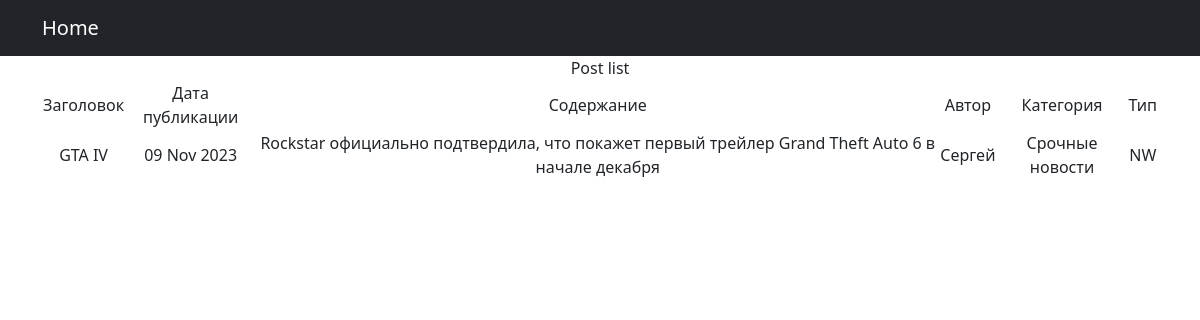
/12/, run on an earlier commit of the app's database.
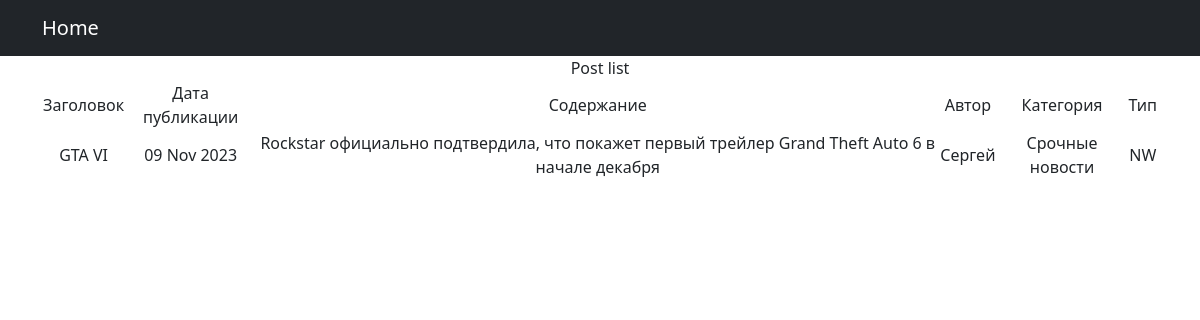
And on a later commit of the database.
### news_p/models.py (models this page shows, shortened)
class Post(models.Model):
    news = 'NW'
    article = "AR"
    POST_TYPE = [(news, 'Новость'), (article, 'Статья'),]
    type = models.CharField(max_length=2, choices=POST_TYPE, default=news)
    date = models.DateTimeField(auto_now_add=True)
    title = models.CharField(max_length=255)
    text = models.TextField()
    rating = models.IntegerField(default=0)
    author = models.ForeignKey(Author, on_delete=models.CASCADE)
    category = models.ManyToManyField(Category, through='PostCategory')

class Author(models.Model):
    user = models.OneToOneField(User, on_delete=models.CASCADE)
    rating = models.IntegerField(default=0)
    def __str__(self):
        return self.user.username.title()

### news_p/views.py (the view)
# urls.py: path('<int:pk>/', PostDetailView.as_view(), name='news_detail'),
class PostDetailView(DetailView):
    template_name = 'post_detail.html'
    queryset = Post.objects.all()

### news_p/templatetags/custom_filters.py (called while the page is built)
@register.filter()
def censor(value):
    if type(value) != str:
        raise TypeError('Необходимо передать строку!')
    else:
        for word in value.split():
            if word.lower() in CENS_LIST:
                cens_word = word[0] + ((len(word) - 1) * '*')
                value = value.replace(word, cens_word)
    return value

### templates/post_detail.html
{% extends 'flatpages/default.html' %}
{% load custom_filters %}
{% block title %} Post list {% endblock title %}
{% block content %}
<table>
    <thead>
        <td> Заголовок </td>
        <td> Дата публикации </td>
        <td> Содержание </td>
        <td> Автор </td>
        <td> Категория </td>
        <td> Тип </td>
    </thead>
        <tr>
            <td>{{ post.title|censor }}</td>
            <td>{{ post.date|date:'d M Y' }}</td>
            <td>{{ post.text|censor }}</td>
            <td>{{post.author }}</td>
            <td>
                {% for cat in post.category.all %}
                    {{ cat.name }}
                {% endfor %}
            </td>
            <td>{{ post.type }}</td>
        </tr>
</table>
{% endblock content %}

What changed in the data, as far as the page shows it:
changed Post "NW": title|censor "GTA IV" → "GTA VI"
